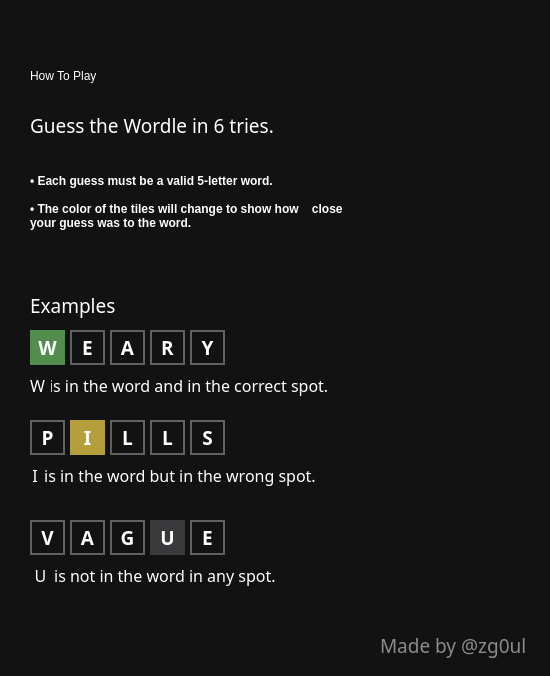
<?xml version="1.0" encoding="UTF-8"?>
<ui version="4.0">
 <class>Dialog</class>
 <widget class="QDialog" name="Dialog">
  <property name="geometry">
   <rect>
    <x>0</x>
    <y>0</y>
    <width>550</width>
    <height>676</height>
   </rect>
  </property>
  <property name="windowTitle">
   <string>Dialog</string>
  </property>
  <property name="styleSheet">
   <string notr="true">background-color:rgb(18, 18, 19);
border-radius:30px;</string>
  </property>
  <widget class="QLabel" name="label">
   <property name="geometry">
    <rect>
     <x>30</x>
     <y>40</y>
     <width>211</width>
     <height>71</height>
    </rect>
   </property>
   <property name="styleSheet">
    <string notr="true">color:white;
font: 28pt &quot;KarnakPro-CondensedBlack&quot;;</string>
   </property>
   <property name="text">
    <string>How To Play</string>
   </property>
  </widget>
  <widget class="QLabel" name="label_2">
   <property name="geometry">
    <rect>
     <x>30</x>
     <y>110</y>
     <width>311</width>
     <height>31</height>
    </rect>
   </property>
   <property name="font">
    <font>
     <family>KarnakPro-Medium</family>
     <pointsize>14</pointsize>
     <weight>50</weight>
     <italic>false</italic>
     <bold>false</bold>
    </font>
   </property>
   <property name="styleSheet">
    <string notr="true">color: white;</string>
   </property>
   <property name="text">
    <string>Guess the Wordle in 6 tries.</string>
   </property>
  </widget>
  <widget class="QLabel" name="label_3">
   <property name="geometry">
    <rect>
     <x>30</x>
     <y>170</y>
     <width>331</width>
     <height>21</height>
    </rect>
   </property>
   <property name="font">
    <font>
     <family>Arial</family>
     <pointsize>9</pointsize>
     <weight>75</weight>
     <bold>true</bold>
    </font>
   </property>
   <property name="styleSheet">
    <string notr="true">color: white;</string>
   </property>
   <property name="text">
    <string>• Each guess must be a valid 5-letter word.</string>
   </property>
  </widget>
  <widget class="QLabel" name="label_4">
   <property name="geometry">
    <rect>
     <x>30</x>
     <y>195</y>
     <width>341</width>
     <height>41</height>
    </rect>
   </property>
   <property name="font">
    <font>
     <family>Arial</family>
     <pointsize>9</pointsize>
     <weight>75</weight>
     <bold>true</bold>
    </font>
   </property>
   <property name="styleSheet">
    <string notr="true">color: white;</string>
   </property>
   <property name="text">
    <string>• The color of the tiles will change to show how    close your guess was to the word.</string>
   </property>
   <property name="wordWrap">
    <bool>true</bool>
   </property>
  </widget>
  <widget class="QPushButton" name="ExitButton">
   <property name="geometry">
    <rect>
     <x>500</x>
     <y>10</y>
     <width>40</width>
     <height>40</height>
    </rect>
   </property>
   <property name="cursor">
    <cursorShape>PointingHandCursor</cursorShape>
   </property>
   <property name="styleSheet">
    <string notr="true">border-image: url(:/exit/exit_white.png);
background-color:transparent;</string>
   </property>
   <property name="text">
    <string/>
   </property>
   <property name="shortcut">
    <string>Esc</string>
   </property>
  </widget>
  <widget class="QLabel" name="label_5">
   <property name="geometry">
    <rect>
     <x>30</x>
     <y>290</y>
     <width>111</width>
     <height>31</height>
    </rect>
   </property>
   <property name="font">
    <font>
     <family>Impact</family>
     <pointsize>14</pointsize>
     <weight>50</weight>
     <bold>false</bold>
    </font>
   </property>
   <property name="styleSheet">
    <string notr="true">color: white;</string>
   </property>
   <property name="text">
    <string>Examples</string>
   </property>
  </widget>
  <widget class="QLabel" name="box_1_1">
   <property name="geometry">
    <rect>
     <x>30</x>
     <y>330</y>
     <width>35</width>
     <height>35</height>
    </rect>
   </property>
   <property name="sizePolicy">
    <sizepolicy hsizetype="Preferred" vsizetype="Preferred">
     <horstretch>0</horstretch>
     <verstretch>0</verstretch>
    </sizepolicy>
   </property>
   <property name="font">
    <font>
     <family>Clear Sans</family>
     <pointsize>14</pointsize>
     <weight>75</weight>
     <bold>true</bold>
    </font>
   </property>
   <property name="focusPolicy">
    <enum>Qt::StrongFocus</enum>
   </property>
   <property name="styleSheet">
    <string notr="true">color: white;
background-color: rgb(83, 141, 78);
border-radius:0px;</string>
   </property>
   <property name="text">
    <string>W</string>
   </property>
   <property name="alignment">
    <set>Qt::AlignCenter</set>
   </property>
  </widget>
  <widget class="QLabel" name="box_1_2">
   <property name="geometry">
    <rect>
     <x>70</x>
     <y>330</y>
     <width>35</width>
     <height>35</height>
    </rect>
   </property>
   <property name="sizePolicy">
    <sizepolicy hsizetype="Preferred" vsizetype="Preferred">
     <horstretch>0</horstretch>
     <verstretch>0</verstretch>
    </sizepolicy>
   </property>
   <property name="font">
    <font>
     <family>Clear Sans</family>
     <pointsize>14</pointsize>
     <weight>75</weight>
     <bold>true</bold>
    </font>
   </property>
   <property name="focusPolicy">
    <enum>Qt::StrongFocus</enum>
   </property>
   <property name="styleSheet">
    <string notr="true">color: white;
border:2px solid rgb(96, 97, 98);
border-radius:0px;</string>
   </property>
   <property name="text">
    <string>E</string>
   </property>
   <property name="alignment">
    <set>Qt::AlignCenter</set>
   </property>
  </widget>
  <widget class="QLabel" name="box_1_3">
   <property name="geometry">
    <rect>
     <x>110</x>
     <y>330</y>
     <width>35</width>
     <height>35</height>
    </rect>
   </property>
   <property name="sizePolicy">
    <sizepolicy hsizetype="Preferred" vsizetype="Preferred">
     <horstretch>0</horstretch>
     <verstretch>0</verstretch>
    </sizepolicy>
   </property>
   <property name="font">
    <font>
     <family>Clear Sans</family>
     <pointsize>14</pointsize>
     <weight>75</weight>
     <bold>true</bold>
    </font>
   </property>
   <property name="focusPolicy">
    <enum>Qt::StrongFocus</enum>
   </property>
   <property name="styleSheet">
    <string notr="true">color: white;
border:2px solid rgb(96, 97, 98);
border-radius:0px;</string>
   </property>
   <property name="text">
    <string>A</string>
   </property>
   <property name="alignment">
    <set>Qt::AlignCenter</set>
   </property>
  </widget>
  <widget class="QLabel" name="box_1_4">
   <property name="geometry">
    <rect>
     <x>150</x>
     <y>330</y>
     <width>35</width>
     <height>35</height>
    </rect>
   </property>
   <property name="sizePolicy">
    <sizepolicy hsizetype="Preferred" vsizetype="Preferred">
     <horstretch>0</horstretch>
     <verstretch>0</verstretch>
    </sizepolicy>
   </property>
   <property name="font">
    <font>
     <family>Clear Sans</family>
     <pointsize>14</pointsize>
     <weight>75</weight>
     <bold>true</bold>
    </font>
   </property>
   <property name="focusPolicy">
    <enum>Qt::StrongFocus</enum>
   </property>
   <property name="styleSheet">
    <string notr="true">color: white;
border:2px solid rgb(96, 97, 98);
border-radius:0px;</string>
   </property>
   <property name="text">
    <string>R</string>
   </property>
   <property name="alignment">
    <set>Qt::AlignCenter</set>
   </property>
  </widget>
  <widget class="QLabel" name="box_1_5">
   <property name="geometry">
    <rect>
     <x>190</x>
     <y>330</y>
     <width>35</width>
     <height>35</height>
    </rect>
   </property>
   <property name="sizePolicy">
    <sizepolicy hsizetype="Preferred" vsizetype="Preferred">
     <horstretch>0</horstretch>
     <verstretch>0</verstretch>
    </sizepolicy>
   </property>
   <property name="font">
    <font>
     <family>Clear Sans</family>
     <pointsize>14</pointsize>
     <weight>75</weight>
     <bold>true</bold>
    </font>
   </property>
   <property name="focusPolicy">
    <enum>Qt::StrongFocus</enum>
   </property>
   <property name="styleSheet">
    <string notr="true">color: white;
border:2px solid rgb(96, 97, 98);
border-radius:0px;</string>
   </property>
   <property name="text">
    <string>Y</string>
   </property>
   <property name="alignment">
    <set>Qt::AlignCenter</set>
   </property>
  </widget>
  <widget class="QLabel" name="label_6">
   <property name="geometry">
    <rect>
     <x>30</x>
     <y>370</y>
     <width>341</width>
     <height>31</height>
    </rect>
   </property>
   <property name="font">
    <font>
     <family>Franklin Gothic Book</family>
     <pointsize>12</pointsize>
    </font>
   </property>
   <property name="styleSheet">
    <string notr="true">color:white;</string>
   </property>
   <property name="text">
    <string>W is in the word and in the correct spot.</string>
   </property>
  </widget>
  <widget class="QLabel" name="label_7">
   <property name="geometry">
    <rect>
     <x>30</x>
     <y>370</y>
     <width>21</width>
     <height>31</height>
    </rect>
   </property>
   <property name="font">
    <font>
     <family>Franklin Gothic Heavy</family>
     <pointsize>12</pointsize>
    </font>
   </property>
   <property name="styleSheet">
    <string notr="true">color:white;</string>
   </property>
   <property name="text">
    <string>W</string>
   </property>
  </widget>
  <widget class="QLabel" name="box_1_6">
   <property name="geometry">
    <rect>
     <x>110</x>
     <y>420</y>
     <width>35</width>
     <height>35</height>
    </rect>
   </property>
   <property name="sizePolicy">
    <sizepolicy hsizetype="Preferred" vsizetype="Preferred">
     <horstretch>0</horstretch>
     <verstretch>0</verstretch>
    </sizepolicy>
   </property>
   <property name="font">
    <font>
     <family>Clear Sans</family>
     <pointsize>14</pointsize>
     <weight>75</weight>
     <bold>true</bold>
    </font>
   </property>
   <property name="focusPolicy">
    <enum>Qt::StrongFocus</enum>
   </property>
   <property name="styleSheet">
    <string notr="true">color: white;
border:2px solid rgb(96, 97, 98);
border-radius:0px;</string>
   </property>
   <property name="text">
    <string>L</string>
   </property>
   <property name="alignment">
    <set>Qt::AlignCenter</set>
   </property>
  </widget>
  <widget class="QLabel" name="box_1_7">
   <property name="geometry">
    <rect>
     <x>70</x>
     <y>420</y>
     <width>35</width>
     <height>35</height>
    </rect>
   </property>
   <property name="sizePolicy">
    <sizepolicy hsizetype="Preferred" vsizetype="Preferred">
     <horstretch>0</horstretch>
     <verstretch>0</verstretch>
    </sizepolicy>
   </property>
   <property name="font">
    <font>
     <family>Clear Sans</family>
     <pointsize>14</pointsize>
     <weight>75</weight>
     <bold>true</bold>
    </font>
   </property>
   <property name="focusPolicy">
    <enum>Qt::StrongFocus</enum>
   </property>
   <property name="styleSheet">
    <string notr="true">color: white;
background-color: rgb(181, 159, 59);
border-radius:0px;</string>
   </property>
   <property name="text">
    <string>I</string>
   </property>
   <property name="alignment">
    <set>Qt::AlignCenter</set>
   </property>
  </widget>
  <widget class="QLabel" name="box_1_8">
   <property name="geometry">
    <rect>
     <x>150</x>
     <y>420</y>
     <width>35</width>
     <height>35</height>
    </rect>
   </property>
   <property name="sizePolicy">
    <sizepolicy hsizetype="Preferred" vsizetype="Preferred">
     <horstretch>0</horstretch>
     <verstretch>0</verstretch>
    </sizepolicy>
   </property>
   <property name="font">
    <font>
     <family>Clear Sans</family>
     <pointsize>14</pointsize>
     <weight>75</weight>
     <bold>true</bold>
    </font>
   </property>
   <property name="focusPolicy">
    <enum>Qt::StrongFocus</enum>
   </property>
   <property name="styleSheet">
    <string notr="true">color: white;
border:2px solid rgb(96, 97, 98);
border-radius:0px;</string>
   </property>
   <property name="text">
    <string>L</string>
   </property>
   <property name="alignment">
    <set>Qt::AlignCenter</set>
   </property>
  </widget>
  <widget class="QLabel" name="box_1_9">
   <property name="geometry">
    <rect>
     <x>30</x>
     <y>420</y>
     <width>35</width>
     <height>35</height>
    </rect>
   </property>
   <property name="sizePolicy">
    <sizepolicy hsizetype="Preferred" vsizetype="Preferred">
     <horstretch>0</horstretch>
     <verstretch>0</verstretch>
    </sizepolicy>
   </property>
   <property name="font">
    <font>
     <family>Clear Sans</family>
     <pointsize>14</pointsize>
     <weight>75</weight>
     <bold>true</bold>
    </font>
   </property>
   <property name="focusPolicy">
    <enum>Qt::StrongFocus</enum>
   </property>
   <property name="styleSheet">
    <string notr="true">color: white;
border:2px solid rgb(96, 97, 98);
border-radius:0px;</string>
   </property>
   <property name="text">
    <string>P</string>
   </property>
   <property name="alignment">
    <set>Qt::AlignCenter</set>
   </property>
  </widget>
  <widget class="QLabel" name="box_1_10">
   <property name="geometry">
    <rect>
     <x>190</x>
     <y>420</y>
     <width>35</width>
     <height>35</height>
    </rect>
   </property>
   <property name="sizePolicy">
    <sizepolicy hsizetype="Preferred" vsizetype="Preferred">
     <horstretch>0</horstretch>
     <verstretch>0</verstretch>
    </sizepolicy>
   </property>
   <property name="font">
    <font>
     <family>Clear Sans</family>
     <pointsize>14</pointsize>
     <weight>75</weight>
     <bold>true</bold>
    </font>
   </property>
   <property name="focusPolicy">
    <enum>Qt::StrongFocus</enum>
   </property>
   <property name="styleSheet">
    <string notr="true">color: white;
border:2px solid rgb(96, 97, 98);
border-radius:0px;</string>
   </property>
   <property name="text">
    <string>S</string>
   </property>
   <property name="alignment">
    <set>Qt::AlignCenter</set>
   </property>
  </widget>
  <widget class="QLabel" name="label_9">
   <property name="geometry">
    <rect>
     <x>40</x>
     <y>460</y>
     <width>341</width>
     <height>31</height>
    </rect>
   </property>
   <property name="font">
    <font>
     <family>Franklin Gothic Book</family>
     <pointsize>12</pointsize>
    </font>
   </property>
   <property name="styleSheet">
    <string notr="true">color:white;</string>
   </property>
   <property name="text">
    <string> is in the word but in the wrong spot.</string>
   </property>
  </widget>
  <widget class="QLabel" name="label_10">
   <property name="geometry">
    <rect>
     <x>30</x>
     <y>460</y>
     <width>10</width>
     <height>31</height>
    </rect>
   </property>
   <property name="font">
    <font>
     <family>Franklin Gothic Heavy</family>
     <pointsize>12</pointsize>
    </font>
   </property>
   <property name="styleSheet">
    <string notr="true">color:white;</string>
   </property>
   <property name="text">
    <string>I</string>
   </property>
   <property name="alignment">
    <set>Qt::AlignCenter</set>
   </property>
  </widget>
  <widget class="QLabel" name="box_1_11">
   <property name="geometry">
    <rect>
     <x>190</x>
     <y>520</y>
     <width>35</width>
     <height>35</height>
    </rect>
   </property>
   <property name="sizePolicy">
    <sizepolicy hsizetype="Preferred" vsizetype="Preferred">
     <horstretch>0</horstretch>
     <verstretch>0</verstretch>
    </sizepolicy>
   </property>
   <property name="font">
    <font>
     <family>Clear Sans</family>
     <pointsize>14</pointsize>
     <weight>75</weight>
     <bold>true</bold>
    </font>
   </property>
   <property name="focusPolicy">
    <enum>Qt::StrongFocus</enum>
   </property>
   <property name="styleSheet">
    <string notr="true">color: white;
border:2px solid rgb(96, 97, 98);
border-radius:0px;</string>
   </property>
   <property name="text">
    <string>E</string>
   </property>
   <property name="alignment">
    <set>Qt::AlignCenter</set>
   </property>
  </widget>
  <widget class="QLabel" name="box_1_12">
   <property name="geometry">
    <rect>
     <x>150</x>
     <y>520</y>
     <width>35</width>
     <height>35</height>
    </rect>
   </property>
   <property name="sizePolicy">
    <sizepolicy hsizetype="Preferred" vsizetype="Preferred">
     <horstretch>0</horstretch>
     <verstretch>0</verstretch>
    </sizepolicy>
   </property>
   <property name="font">
    <font>
     <family>Clear Sans</family>
     <pointsize>14</pointsize>
     <weight>75</weight>
     <bold>true</bold>
    </font>
   </property>
   <property name="focusPolicy">
    <enum>Qt::StrongFocus</enum>
   </property>
   <property name="styleSheet">
    <string notr="true"> color: white;
border:2px solid rgb(58, 58, 60);
background-color: rgb(58, 58, 60);
border-radius:0px;</string>
   </property>
   <property name="text">
    <string>U</string>
   </property>
   <property name="alignment">
    <set>Qt::AlignCenter</set>
   </property>
  </widget>
  <widget class="QLabel" name="box_1_13">
   <property name="geometry">
    <rect>
     <x>70</x>
     <y>520</y>
     <width>35</width>
     <height>35</height>
    </rect>
   </property>
   <property name="sizePolicy">
    <sizepolicy hsizetype="Preferred" vsizetype="Preferred">
     <horstretch>0</horstretch>
     <verstretch>0</verstretch>
    </sizepolicy>
   </property>
   <property name="font">
    <font>
     <family>Clear Sans</family>
     <pointsize>14</pointsize>
     <weight>75</weight>
     <bold>true</bold>
    </font>
   </property>
   <property name="focusPolicy">
    <enum>Qt::StrongFocus</enum>
   </property>
   <property name="styleSheet">
    <string notr="true">color: white;
border:2px solid rgb(96, 97, 98);
border-radius:0px;</string>
   </property>
   <property name="text">
    <string>A</string>
   </property>
   <property name="alignment">
    <set>Qt::AlignCenter</set>
   </property>
  </widget>
  <widget class="QLabel" name="box_1_14">
   <property name="geometry">
    <rect>
     <x>110</x>
     <y>520</y>
     <width>35</width>
     <height>35</height>
    </rect>
   </property>
   <property name="sizePolicy">
    <sizepolicy hsizetype="Preferred" vsizetype="Preferred">
     <horstretch>0</horstretch>
     <verstretch>0</verstretch>
    </sizepolicy>
   </property>
   <property name="font">
    <font>
     <family>Clear Sans</family>
     <pointsize>14</pointsize>
     <weight>75</weight>
     <bold>true</bold>
    </font>
   </property>
   <property name="focusPolicy">
    <enum>Qt::StrongFocus</enum>
   </property>
   <property name="styleSheet">
    <string notr="true">color: white;
border:2px solid rgb(96, 97, 98);
border-radius:0px;</string>
   </property>
   <property name="text">
    <string>G</string>
   </property>
   <property name="alignment">
    <set>Qt::AlignCenter</set>
   </property>
  </widget>
  <widget class="QLabel" name="box_1_15">
   <property name="geometry">
    <rect>
     <x>30</x>
     <y>520</y>
     <width>35</width>
     <height>35</height>
    </rect>
   </property>
   <property name="sizePolicy">
    <sizepolicy hsizetype="Preferred" vsizetype="Preferred">
     <horstretch>0</horstretch>
     <verstretch>0</verstretch>
    </sizepolicy>
   </property>
   <property name="font">
    <font>
     <family>Clear Sans</family>
     <pointsize>14</pointsize>
     <weight>75</weight>
     <bold>true</bold>
    </font>
   </property>
   <property name="focusPolicy">
    <enum>Qt::StrongFocus</enum>
   </property>
   <property name="styleSheet">
    <string notr="true">color: white;
border:2px solid rgb(96, 97, 98);
border-radius:0px;</string>
   </property>
   <property name="text">
    <string>V</string>
   </property>
   <property name="alignment">
    <set>Qt::AlignCenter</set>
   </property>
  </widget>
  <widget class="QLabel" name="label_11">
   <property name="geometry">
    <rect>
     <x>30</x>
     <y>560</y>
     <width>10</width>
     <height>31</height>
    </rect>
   </property>
   <property name="font">
    <font>
     <family>Franklin Gothic Heavy</family>
     <pointsize>12</pointsize>
    </font>
   </property>
   <property name="styleSheet">
    <string notr="true">color:white;</string>
   </property>
   <property name="text">
    <string>I</string>
   </property>
   <property name="alignment">
    <set>Qt::AlignCenter</set>
   </property>
  </widget>
  <widget class="QLabel" name="label_12">
   <property name="geometry">
    <rect>
     <x>50</x>
     <y>560</y>
     <width>341</width>
     <height>31</height>
    </rect>
   </property>
   <property name="font">
    <font>
     <family>Franklin Gothic Book</family>
     <pointsize>12</pointsize>
    </font>
   </property>
   <property name="styleSheet">
    <string notr="true">color:white;</string>
   </property>
   <property name="text">
    <string> is not in the word in any spot.</string>
   </property>
  </widget>
  <widget class="QLabel" name="label_13">
   <property name="geometry">
    <rect>
     <x>30</x>
     <y>560</y>
     <width>21</width>
     <height>31</height>
    </rect>
   </property>
   <property name="font">
    <font>
     <family>Franklin Gothic Heavy</family>
     <pointsize>12</pointsize>
    </font>
   </property>
   <property name="styleSheet">
    <string notr="true">color:white;</string>
   </property>
   <property name="text">
    <string>U</string>
   </property>
   <property name="alignment">
    <set>Qt::AlignCenter</set>
   </property>
  </widget>
  <widget class="QLabel" name="label_8">
   <property name="geometry">
    <rect>
     <x>380</x>
     <y>630</y>
     <width>151</width>
     <height>31</height>
    </rect>
   </property>
   <property name="font">
    <font>
     <family>Trailer Park Girl</family>
     <pointsize>14</pointsize>
    </font>
   </property>
   <property name="styleSheet">
    <string notr="true">color:rgb(139, 139, 139);</string>
   </property>
   <property name="text">
    <string>Made by @zg0ul</string>
   </property>
  </widget>
 </widget>
 <resources>
  <include location="HowToPopUpDialogResources.qrc"/>
 </resources>
 <connections/>
</ui>
